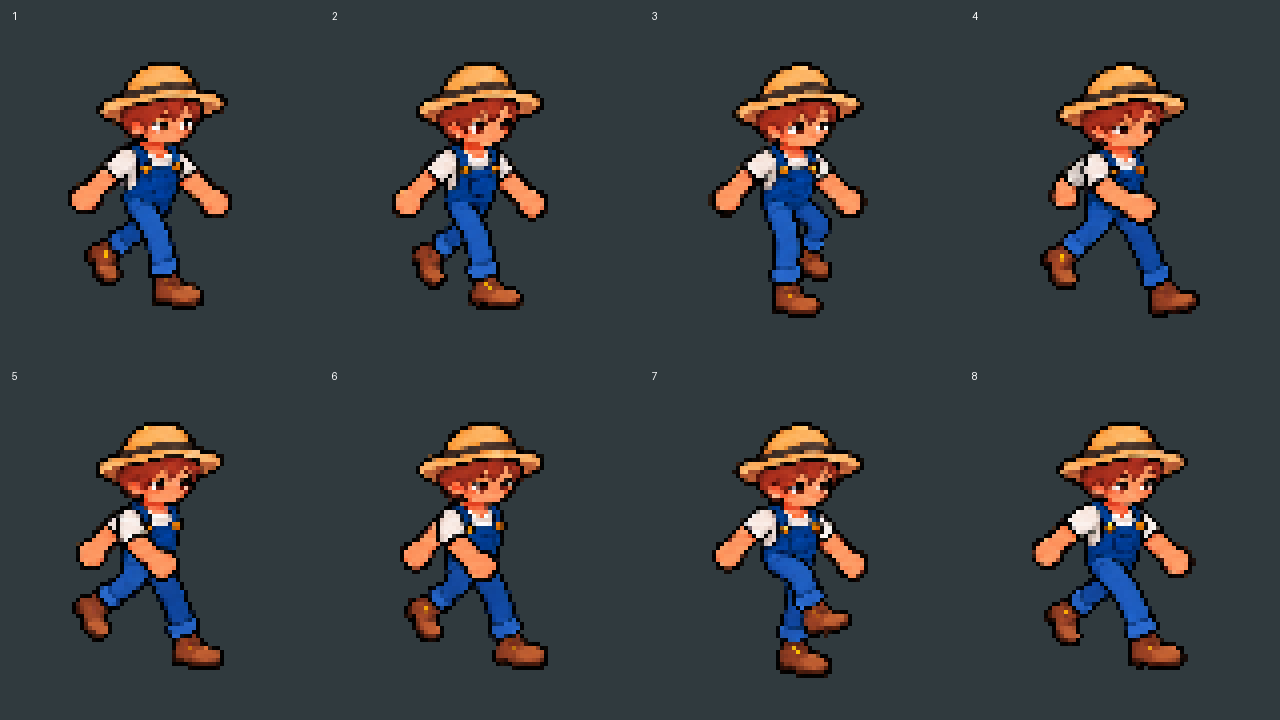
#> input picture implementation/fhd-player/pilots/2026-10-04/walk-down-right/arms-before-detail.png, 1280 x 720 px, given in place of tracking-r4.png, which was not available
$ python export_preview.py
#> lines starting #> are read from the running program, lines starting #| are printed output that depends on the picture; pictures that were not available may be replaced by others from this repository, and a replacement may not be noted
"""Deterministic alpha cleanup, common-scale cutting and approval GIF export."""
from pathlib import Path
import hashlib
import json
import statistics
from PIL import Image, ImageDraw, ImageFont

ROOT = Path(__file__).resolve().parent
REPO = ROOT.parents[4]
SOURCE = REPO / 'assets/art_source/player-fhd/pilots/2026-10-04'
FRAME = 80
HEIGHT = 64
TOP = 8

def clean(im):
    im = im.convert('RGBA')
    im.putalpha(im.getchannel('A').point(lambda a: 255 if a >= 128 else 0))
    return im

def cuts(path):
    im = clean(Image.open(path))
    cols = [round(i*im.width/4) for i in range(5)]
    rows = [0, round(im.height/2), im.height]
    return [im.crop((cols[c], rows[r], cols[c+1], rows[r+1]))
            for r in range(2) for c in range(4)]

def pack(cells, scale, head_depth=100):
    frames = []
    for cell in cells:
        box = cell.getbbox()
        assert box is not None
        # Hat center anchors horizontal position; arm swings cannot shift the body.
        head = cell.crop((0, box[1], cell.width, box[1] + head_depth)).getbbox()
        center = (head[0] + head[2]) / 2
        small = cell.resize((round(cell.width*scale), round(cell.height*scale)), Image.Resampling.NEAREST)
        b = small.getbbox()
        frame = Image.new('RGBA', (FRAME, FRAME))
        frame.alpha_composite(small, (round(FRAME/2-center*scale), TOP-b[1]))
        assert frame.getbbox()[3] < FRAME - 2
        frames.append(frame)
    return frames

def caption(d, xy, text, size=15, fill='#e9e3cf'):
    try:
        font = ImageFont.truetype('C:/Windows/Fonts/consola.ttf', size)
    except OSError:
        font = ImageFont.load_default()
    d.text(xy, text, font=font, fill=fill)

def gif(frames, path, duration):
    # One palette for the whole sequence prevents palette flicker.
    atlas = Image.new('RGB', (frames[0].width*len(frames), frames[0].height))
    for i, frame in enumerate(frames):
        atlas.paste(frame.convert('RGB'), (i*frame.width, 0))
    palette = atlas.quantize(colors=256)
    paletted = [f.convert('RGB').quantize(palette=palette, dither=Image.Dither.NONE) for f in frames]
    paletted[0].save(path, save_all=True, append_images=paletted[1:], duration=duration, loop=0, disposal=2, optimize=False)

tracking_cells = cuts(SOURCE / 'walk-down-right/tracking-r4.png')
#> in clean, im is the input picture: PIL image 1280x720 RGBA; mean R, G, B, A 58.7, 61.4, 63.9, 255
#> tracking_cells = 8 items
normal_cells = cuts(SOURCE / 'walk-down-right/materials-r5.png')
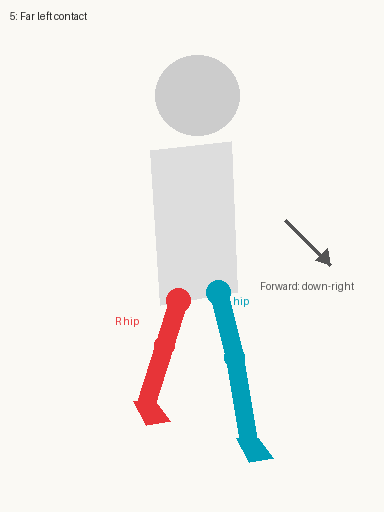
#> input picture implementation/fhd-player/pilots/2026-10-04/walk-down-right/contact-05-guide.png, 384 x 512 px, given in place of materials-r5.png, which was not available
#> normal_cells = 8 items
# Keep R3's upper-body display scale: smaller boots must not enlarge the head.
calibration_cells = cuts(SOURCE / 'walk-down-right/materials-r3.png')
#> calibration_cells = 8 items
assert Image.open(SOURCE / 'walk-down-right/materials-r5.png').size == Image.open(SOURCE / 'walk-down-right/materials-r3.png').size
scale = HEIGHT / statistics.median(c.getbbox()[3]-c.getbbox()[1] for c in calibration_cells)
#> scale = 0.25
normal = pack(normal_cells, scale)
#> the loop in pack, `for cell in cells:` made 8 passes
#> pass 1, in pack, `small = cell.resize((round(cell.width*scale), round(cell.height*scale)..`:
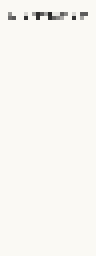
#> small: PIL image 24x64 RGBA (shown 4 times larger); mean R, G, B, A 248, 247, 242, 255
#> pass 2, in pack, `small = cell.resize((round(cell.width*scale), round(cell.height*scale)..`:
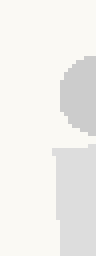
#> small: PIL image 24x64 RGBA (shown 4 times larger); mean R, G, B, A 240.7, 240, 236.3, 255
#> pass 3, in pack, `small = cell.resize((round(cell.width*scale), round(cell.height*scale)..`:
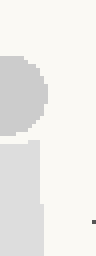
#> small: PIL image 24x64 RGBA (shown 4 times larger); mean R, G, B, A 238.5, 237.8, 234.4, 255
#> after the loop in pack, `for cell in cells:`:
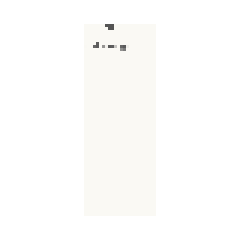
#> frame: PIL image 80x80 RGBA (shown 3 times larger); mean R, G, B, A 59.6, 59.4, 58.2, 61.2; transparent parts drawn white
#> after the loop in pack, `for cell in cells:`:
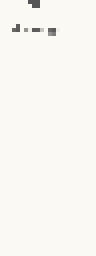
#> small: PIL image 24x64 RGBA (shown 4 times larger); mean R, G, B, A 248.5, 247.5, 242.5, 255
#> after the loop in pack, `for cell in cells:`: frames = 8 items
#> normal = 8 items
# Replace only the reported doubled-sleeve pose. The other seven cells keep
# their accepted R5 cuts and sampling grid byte for byte.
#> (the run stopped early here; a loop or call above may not have finished)
